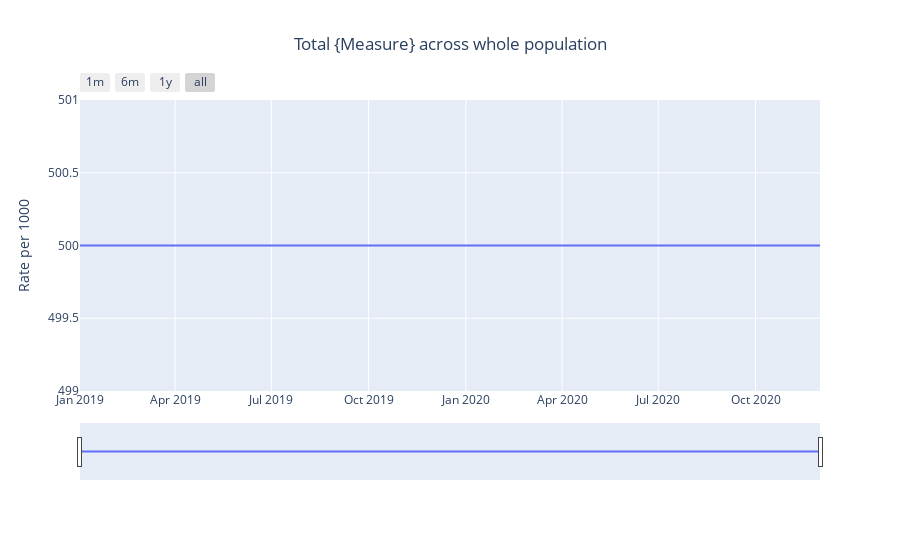

This figure's notebook cell:
### Markdown cell above
<a id='total'></a>
## Total {measure} Number

### Code cell
plot_measures(measures_df_total, title='Total {Measure} across whole population', measure_id='measure_1', column_to_plot='rate', category=False, y_label='Rate per 1000')

### Figure 1 — Plotly figure (JSON) as saved in the notebook; plotly's stock layout.template omitted (floating-point values rounded to 4 significant figures)
{"data": [{"type": "scatter", "x": ["2019-01-01T00:00:00", "2019-02-01T00:00:00", "2019-03-01T00:00:00", "2019-04-01T00:00:00", "2019-05-01T00:00:00", "2019-06-01T00:00:00", "2019-07-01T00:00:00", "2019-08-01T00:00:00", "2019-09-01T00:00:00", "2019-10-01T00:00:00", "2019-11-01T00:00:00", "2019-12-01T00:00:00", "2020-01-01T00:00:00", "2020-02-01T00:00:00", "2020-03-01T00:00:00", "2020-04-01T00:00:00", "2020-05-01T00:00:00", "2020-06-01T00:00:00", "2020-07-01T00:00:00", "2020-08-01T00:00:00", "2020-09-01T00:00:00", "2020-10-01T00:00:00", "2020-11-01T00:00:00", "2020-12-01T00:00:00"], "y": [500, 500, 500, 500, 500, 500, 500, 500, 500, 500, 500, 500, 500, 500, 500, 500, 500, 500, 500, 500, 500, 500, 500, 500]}], "layout": {"hovermode": "x", "title": {"text": "Total {Measure} across whole population", "x": 0.5}, "xaxis": {"rangeselector": {"buttons": [{"count": 1, "label": "1m", "step": "month", "stepmode": "backward"}, {"count": 6, "label": "6m", "step": "month", "stepmode": "backward"}, {"count": 1, "label": "1y", "step": "year", "stepmode": "backward"}, {"step": "all"}]}, "rangeslider": {"visible": true}, "type": "date"}, "yaxis": {"title": {"text": "Rate per 1000"}}}}
